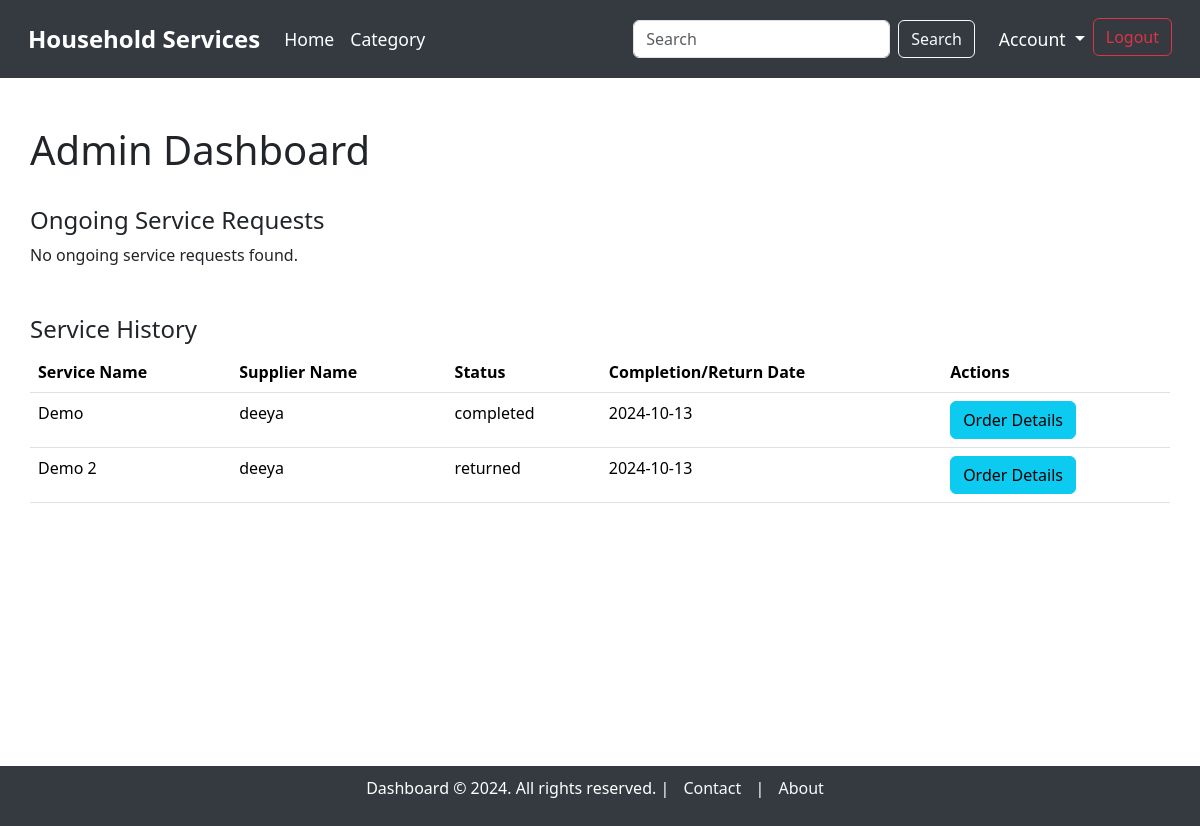
Before: /admin_dashboard (signed in) with the older database file.
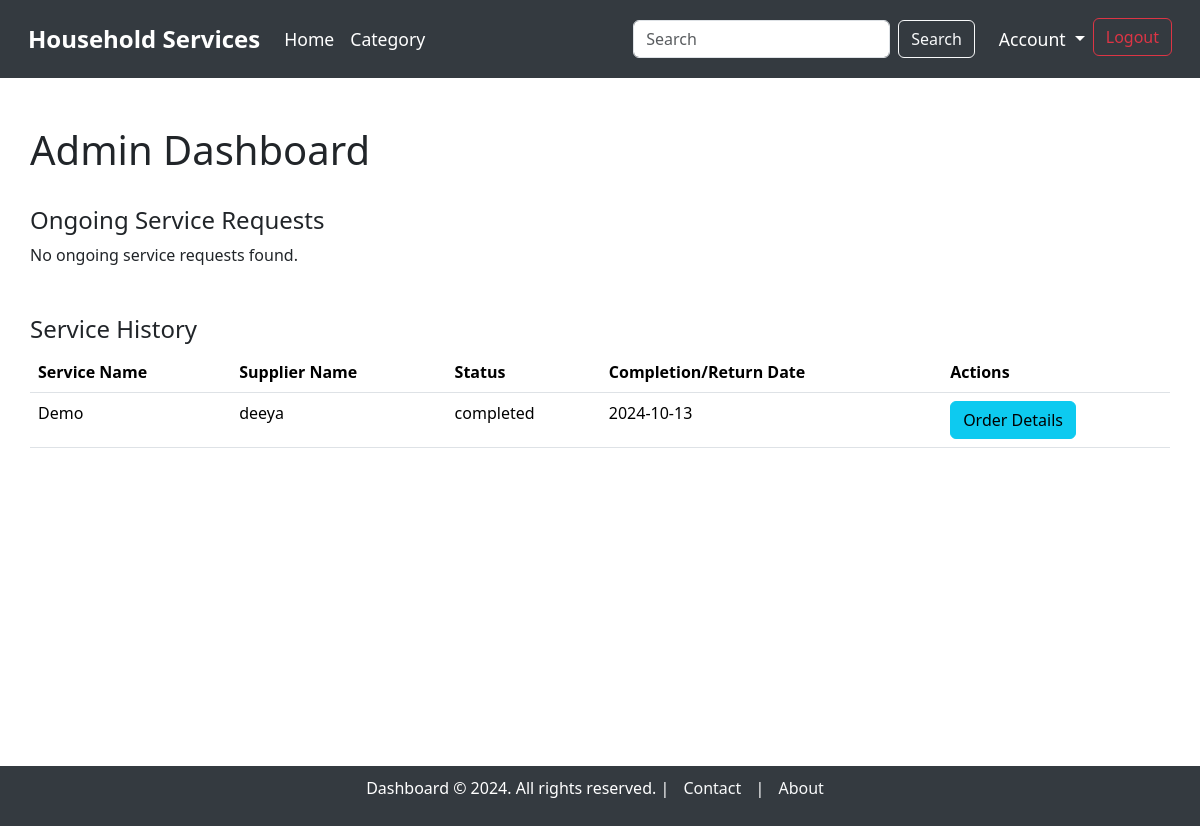
After: the same page with the newer database file.
### model.py (models this page shows, shortened)
class ServiceRequest(db.Model):
    __tablename__ = "service_requests"
    service_request_id = db.Column(db.Integer, autoincrement=True, primary_key=True)
    service_id = db.Column(db.Integer, db.ForeignKey('service.service_id'), nullable=False)
    user_id = db.Column(db.Integer, db.ForeignKey('users.user_id'), nullable=False)
    supplier_id = db.Column(db.Integer, db.ForeignKey('users.user_id'), nullable=True)  # Link to supplier (optional)
    service_description = db.Column(db.String, nullable=False)
    experience_years = db.Column(db.Integer, nullable=True)
    created_at = db.Column(db.DateTime, default=datetime.utcnow)
    updated_at = db.Column(db.DateTime, default=datetime.utcnow, onupdate=datetime.utcnow)
    date_requested = db.Column(db.DateTime, default=datetime.utcnow, nullable=True)
    date_issued = db.Column(db.DateTime, nullable=True)  #accepted date
    date_completed = db.Column(db.DateTime, nullable=True)
    date_returned = db.Column(db.DateTime, nullable=True)
    status = db.Column(db.String, default='pending')  # 'pending', 'accepted', 'rejected', 'completed', 'returned', 'cancelled'
    price = db.Column(db.Integer, nullable=False)  # Price associated with the service
    customer = db.relationship('User', foreign_keys=[user_id], backref='customer_requests')
    supplier = db.relationship('User', foreign_keys=[supplier_id], backref='supplier_requests')
    service = db.relationship('Service', backref='requests')

class Service(db.Model):
    __tablename__ = "service"
    service_id = db.Column(db.Integer, autoincrement=True, primary_key=True)
    category_id = db.Column(db.Integer, db.ForeignKey('category.category_id'), nullable=False)  # Link to Category model
    supplier_id = db.Column(db.Integer, db.ForeignKey('users.user_id'), nullable=False)  # Link to the supplier
    service_name = db.Column(db.String, unique=True, nullable=False)
    service_description = db.Column(db.String, nullable=False)
    created_at = db.Column(db.DateTime, default=datetime.utcnow)
    updated_at = db.Column(db.DateTime, default=datetime.utcnow, onupdate=datetime.utcnow)
    price = db.Column(db.Integer)
    image = db.Column(db.String)  # Path to the uploaded image
    supplier = db.relationship('User', backref='services')  # Relationship to supplier (User)
    category = db.relationship('Category', backref='services')  # Relationship to Category

class User(db.Model):
    __tablename__ = "users"
    user_id = db.Column(db.Integer, autoincrement=True, primary_key=True)
    full_name = db.Column(db.String, nullable=False)
    username = db.Column(db.String, unique=True, nullable=False)
    email = db.Column(db.String, unique=True, nullable=False)
    password = db.Column(db.String, nullable=False)
    address = db.Column(db.String, nullable=False)
    pincode = db.Column(db.String, nullable=False)
    role = db.Column(db.String, nullable=False)  # 'customer' or 'supplier'
    service_name = db.Column(db.String)  # Only applicable if the user is a supplier
    experience_years = db.Column(db.Integer)  # Only applicable if the user is a supplier
    document = db.Column(db.String)  # Path or name of the uploaded document, only for suppliers

### main.py (the view)
@app.route('/admin_dashboard', methods=['GET'])
@login_required(role="admin")
def admin_dashboard():
    service_requests = ServiceRequest.query.filter(ServiceRequest.status.in_(['pending', 'accepted'])).all()
    history_requests = ServiceRequest.query.filter(ServiceRequest.status.in_(['completed', 'returned'])).all()
    return render_template('dashboard/admin_dashboard.html',
                           service_requests=service_requests,
                           history_requests=history_requests)

### main.py (called while the page is built)
def login_required(role):
    def wrapper(original):
        @wraps(original)
        def inner(*args, **kwargs):  # *args = list of arguments, **kwargs = key word arguments
            if session.get("username") and session.get("role") == role:
                return original(*args, **kwargs)
            else:
                flash(f"You need to login as {role}", "warning")
                return redirect(url_for("login"))
        return inner
    return wrapper

### templates/dashboard/admin_dashboard.html (shortened to what this page needs)
{% extends 'base_dashboard.html' %}
{% block content %}
<div class="container mt-5">
    <h1>Admin Dashboard</h1>
    <br>
    <h4>Ongoing Service Requests</h4>
    {% if service_requests %}
        <table class="table">
            <thead>
                <tr>
                    <th>Customer Name</th>
                    <th>Service Name</th>
                    <th>Supplier Name</th>
                    <th>Status</th>
                    <th>Requested Date</th>
                    <th>Issue Date</th>
                    <th>Actions</th>
                </tr>
            </thead>
            <tbody>
                {% for request in service_requests %}
                    <tr>
                        <td>{{ request.customer.full_name }}</td>
                        <td>{{ request.service.service_name }}</td>
                        <td>{{ request.service.supplier.full_name if request.service.supplier else 'Not Assigned' }}</td>
                        <td>{{ request.status }}</td>
                        <td>{{ request.date_requested.strftime('%Y-%m-%d') }}</td>
                        <td>{{ request.date_issued.strftime('%Y-%m-%d') if request.date_issued else 'N/A' }}</td>
                        <td>
                            <form action="{{ url_for('update_service_request', service_request_id=request.service_request_id) }}" method="POST">
                                <select name="status" class="form-select">
                                    <option value="accepted">Accept</option>
                                    <option value="rejected">Reject</option>
                                    <option value="completed">Complete</option>
                                    <option value="returned">Return</option>
                                </select>
                                <button type="submit" class="btn btn-primary mt-2">Update</button>
                            </form>
                            <form action="{{ url_for('delete_service_request', service_request_id=request.service_request_id) }}" method="POST" style="display:inline;">
                                <button type="submit" class="btn btn-danger mt-2">Delete</button>
                            </form>
                            <a href="{{ url_for('order_details', service_request_id=request.service_request_id) }}" class="btn btn-info mt-2">Order Details</a>
                        </td>
                    </tr>
                {% endfor %}
            </tbody>
        </table>
    {% else %}
        <p>No ongoing service requests found.</p>
    {% endif %}
    <h4 class="mt-5">Service History</h4>
    {% if history_requests %}
        <table class="table">
            <thead>
                <tr>
                    <th>Service Name</th>
                    <th>Supplier Name</th>
                    <th>Status</th>
                    <th>Completion/Return Date</th>
                    <th>Actions</th>
                </tr>
            </thead>
            <tbody>
                {% for request in history_requests %}
                    <tr>
                        <td>{{ request.service.service_name }}</td>
                        <td>{{ request.service.supplier.full_name }}</td>
                        <td>{{ request.status }}</td>
                        <td>
                            {% if request.status == 'completed' %}
                                {{ request.date_completed.strftime('%Y-%m-%d') if request.date_completed else 'N/A' }}
                            {% elif request.status == 'returned' %}
                                {{ request.date_returned.strftime('%Y-%m-%d') if request.date_returned else 'N/A' }}
                            {% endif %}
                        </td>
                        <td>
                            <a href="{{ url_for('order_details', service_request_id=request.service_request_id) }}" class="btn btn-info">Order Details</a>
                        </td>
                    </tr>
                {% endfor %}
            </tbody>
        </table>
    {% else %}
        <p>No service history found.</p>
    {% endif %}
</div>
{% endblock %}

Changed rows visible on the page:
removed ServiceRequest: service.service_name "Demo 2", service.supplier.full_name "deeya", status "returned", date_returned "2024-10-13"
